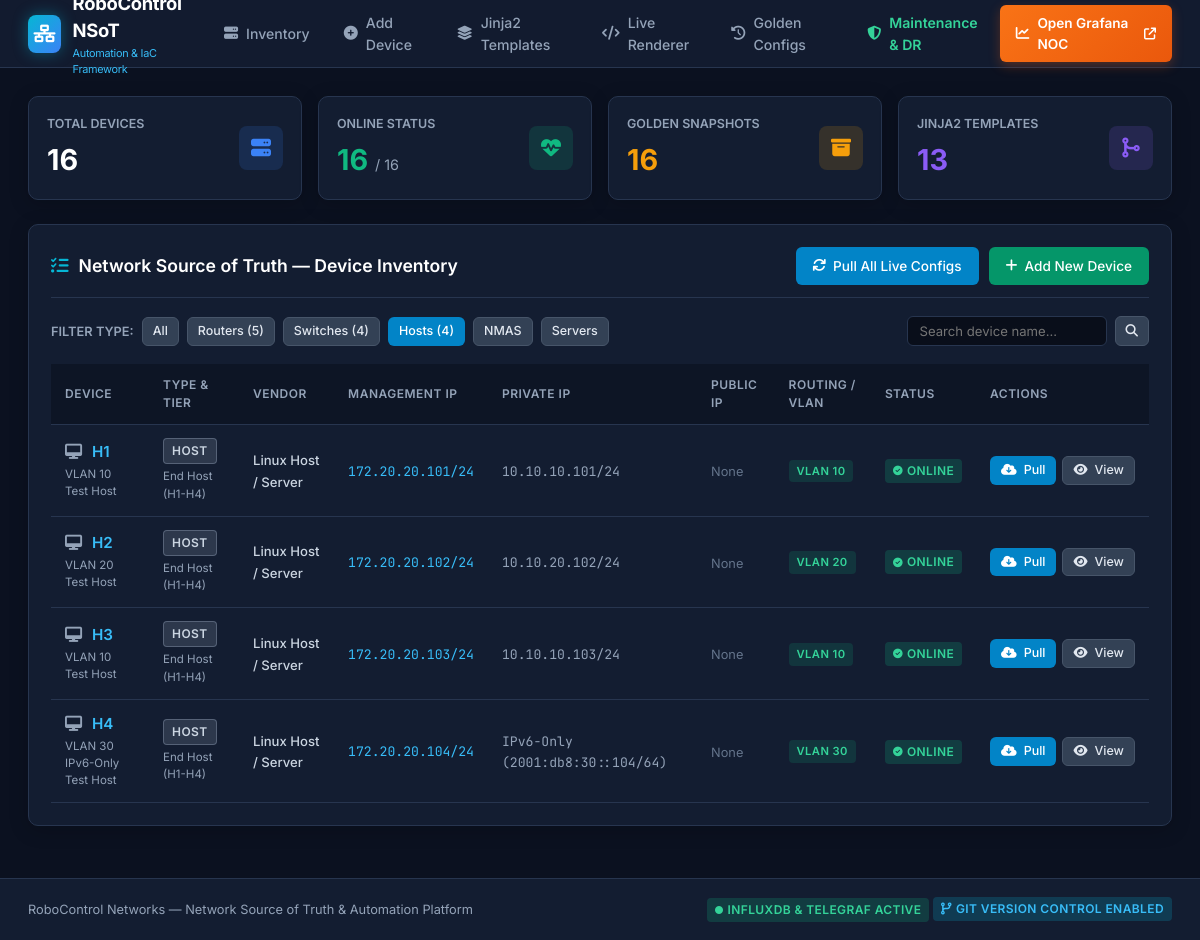
The page /?type=host on the database its author committed.
### automation/models.py (models this page shows, shortened)
class Device(models.Model):
    DEVICE_TYPES = [
        ('router', 'Router'),
        ('switch', 'Switch'),
        ('host', 'Host'),
        ('nmas', 'NMAS Station'),
        ('server', 'Internet Web Server'),
        ('backup', 'Backup Node'),
    ]
    VENDORS = [
        ('arista', 'Arista cEOS'),
        ('cisco_nxos', 'Cisco NX-OS 9000v'),
        ('cisco_xrv', 'Cisco IOS-XRv 9000'),
        ('sonic', 'SONiC VS (sonic-vs)'),
        ('linux', 'Linux Host / Server'),
    ]
    TIERS = [
        ('distribution', 'Tier 1: Distribution Routers (R1-R2)'),
        ('asbr', 'Tier 2: ASBR Core Routers (R3-R4)'),
        ('pe_router', 'Tier 3: PE WAN Gateway (R5)'),
        ('access_switch', 'Tier 4: Access Switches (S1-S2)'),
        ('core_switch', 'Tier 5: Core Backbone Switches (S3-S4)'),
        ('host', 'End Host (H1-H4)'),
        ('management', 'Management & Automation'),
    ]
    name = models.CharField(max_length=64, unique=True, verbose_name="Hostname / Device Name")
    device_type = models.CharField(max_length=32, choices=DEVICE_TYPES, default='router')
    vendor = models.CharField(max_length=64, choices=VENDORS, default='arista')
    tier = models.CharField(max_length=64, choices=TIERS, default='distribution')
    role = models.CharField(max_length=255, blank=True, verbose_name="Deployment Role")
    public_ip = models.CharField(max_length=64, blank=True, null=True, verbose_name="Public / WAN IP")
    private_ip = models.CharField(max_length=64, blank=True, null=True, verbose_name="Private IP")
    mgmt_ip = models.CharField(max_length=64, blank=True, null=True, verbose_name="Management IP")
    status = models.CharField(max_length=32, default='Online')
    routing_protocols = models.CharField(max_length=128, blank=True, default="OSPF", verbose_name="Routing Protocol(s)")
    bgp_asn = models.IntegerField(blank=True, null=True, verbose_name="BGP Local ASN")
    router_id = models.CharField(max_length=64, blank=True, null=True, verbose_name="Router ID")
    interface_ips = models.TextField(blank=True, verbose_name="Interface IPs / Descriptions")
    vlans = models.CharField(max_length=128, blank=True, verbose_name="VLANs (e.g. 10,20,30)")
    custom_config_yaml = models.TextField(blank=True, verbose_name="YAML Data Model")
    running_config = models.TextField(blank=True, verbose_name="Live Running Configuration")
    template_name = models.CharField(max_length=128, blank=True, default="r1_r2.j2", verbose_name="Jinja2 Template File")
    uploaded_config_file = models.FileField(upload_to='uploaded_configs/', blank=True, null=True, verbose_name="Uploaded Running Config File")
    uploaded_template_file = models.FileField(upload_to='uploaded_templates/', blank=True, null=True, verbose_name="Uploaded Jinja2 Template File")
    last_config_pulled_at = models.DateTimeField(blank=True, null=True)
    created_at = models.DateTimeField(auto_now_add=True)
    updated_at = models.DateTimeField(auto_now=True)
    class Meta:
        ordering = ['name']

### automation/views.py (the view)
# urls.py: path('', views.dashboard_view, name='dashboard'),
def dashboard_view(request):
    devices = Device.objects.all()
    device_type_filter = request.GET.get('type')
    vendor_filter = request.GET.get('vendor')
    search_query = request.GET.get('q')
    if device_type_filter:
        devices = devices.filter(device_type=device_type_filter)
    if vendor_filter:
        devices = devices.filter(vendor=vendor_filter)
    if search_query:
        devices = devices.filter(name__icontains=search_query)
    total_devices = Device.objects.count()
    online_count = Device.objects.filter(status='Online').count()
    golden_count = GoldenConfig.objects.count()
    template_count = TemplateModel.objects.count()
    context = {
        'devices': devices,
        'total_devices': total_devices,
        'online_count': online_count,
        'golden_count': golden_count,
        'template_count': template_count,
        'current_type': device_type_filter or 'all',
        'current_vendor': vendor_filter or 'all',
        'search_query': search_query or '',
    }
    return render(request, 'automation/dashboard.html', context)

### templates/automation/dashboard.html (shortened to what this page needs)
{% extends 'automation/base.html' %}
{% block content %}
<div style="display: grid; grid-template-columns: repeat(auto-fit, minmax(220px, 1fr)); gap: 16px; margin-bottom: 24px;">
  <div class="card" style="margin-bottom: 0; padding: 18px;">
    <div style="display: flex; justify-content: space-between; align-items: center;">
      <div>
        <div style="font-size: 0.78rem; text-transform: uppercase; color: var(--text-muted); font-weight: 600;">Total Devices</div>
        <div style="font-size: 1.8rem; font-weight: 700; color: #ffffff; margin-top: 4px;">{{ total_devices }}</div>
      </div>
      <div style="width: 44px; height: 44px; background: rgba(59, 130, 246, 0.15); border-radius: 8px; display: flex; align-items: center; justify-content: center; color: var(--accent-blue); font-size: 1.25rem;">
        <i class="fa-solid fa-server"></i>
      </div>
    </div>
  </div>
  <div class="card" style="margin-bottom: 0; padding: 18px;">
    <div style="display: flex; justify-content: space-between; align-items: center;">
      <div>
        <div style="font-size: 0.78rem; text-transform: uppercase; color: var(--text-muted); font-weight: 600;">Online Status</div>
        <div style="font-size: 1.8rem; font-weight: 700; color: var(--accent-teal); margin-top: 4px;">{{ online_count }} <span style="font-size: 0.9rem; color: var(--text-muted); font-weight: normal;">/ {{ total_devices }}</span></div>
      </div>
      <div style="width: 44px; height: 44px; background: rgba(16, 185, 129, 0.15); border-radius: 8px; display: flex; align-items: center; justify-content: center; color: var(--accent-teal); font-size: 1.25rem;">
        <i class="fa-solid fa-heart-pulse"></i>
      </div>
    </div>
  </div>
  <div class="card" style="margin-bottom: 0; padding: 18px;">
    <div style="display: flex; justify-content: space-between; align-items: center;">
      <div>
        <div style="font-size: 0.78rem; text-transform: uppercase; color: var(--text-muted); font-weight: 600;">Golden Snapshots</div>
        <div style="font-size: 1.8rem; font-weight: 700; color: var(--accent-amber); margin-top: 4px;">{{ golden_count }}</div>
      </div>
      <div style="width: 44px; height: 44px; background: rgba(245, 158, 11, 0.15); border-radius: 8px; display: flex; align-items: center; justify-content: center; color: var(--accent-amber); font-size: 1.25rem;">
        <i class="fa-solid fa-box-archive"></i>
      </div>
    </div>
  </div>
  <div class="card" style="margin-bottom: 0; padding: 18px;">
    <div style="display: flex; justify-content: space-between; align-items: center;">
      <div>
        <div style="font-size: 0.78rem; text-transform: uppercase; color: var(--text-muted); font-weight: 600;">Jinja2 Templates</div>
        <div style="font-size: 1.8rem; font-weight: 700; color: var(--accent-purple); margin-top: 4px;">{{ template_count }}</div>
      </div>
      <div style="width: 44px; height: 44px; background: rgba(139, 92, 246, 0.15); border-radius: 8px; display: flex; align-items: center; justify-content: center; color: var(--accent-purple); font-size: 1.25rem;">
        <i class="fa-solid fa-code-merge"></i>
      </div>
    </div>
  </div>
</div>
<div class="card">
  <div class="card-header">
    <div class="card-title">
      <i class="fa-solid fa-list-check" style="color: var(--accent-cyan);"></i>
      <span>Network Source of Truth &mdash; Device Inventory</span>
    </div>
    <div style="display: flex; gap: 10px; align-items: center;">
      <a href="{% url 'pull_all_configs' %}" class="btn btn-primary" title="Pull live configs from all devices via eAPI">
        <i class="fa-solid fa-arrows-rotate"></i> Pull All Live Configs
      </a>
      <a href="{% url 'add_device' %}" class="btn btn-success">
        <i class="fa-solid fa-plus"></i> Add New Device
      </a>
    </div>
  </div>
  <div style="display: flex; justify-content: space-between; align-items: center; margin-bottom: 18px; flex-wrap: wrap; gap: 12px;">
    <div style="display: flex; gap: 8px; align-items: center;">
      <span style="font-size: 0.8rem; color: var(--text-muted); font-weight: 600;">FILTER TYPE:</span>
      <a href="?type=" class="btn btn-sm {% if current_type == 'all' %}btn-primary{% else %}btn-secondary{% endif %}">All</a>
      <a href="?type=router" class="btn btn-sm {% if current_type == 'router' %}btn-primary{% else %}btn-secondary{% endif %}">Routers (5)</a>
      <a href="?type=switch" class="btn btn-sm {% if current_type == 'switch' %}btn-primary{% else %}btn-secondary{% endif %}">Switches (4)</a>
      <a href="?type=host" class="btn btn-sm {% if current_type == 'host' %}btn-primary{% else %}btn-secondary{% endif %}">Hosts (4)</a>
      <a href="?type=nmas" class="btn btn-sm {% if current_type == 'nmas' %}btn-primary{% else %}btn-secondary{% endif %}">NMAS</a>
      <a href="?type=server" class="btn btn-sm {% if current_type == 'server' %}btn-primary{% else %}btn-secondary{% endif %}">Servers</a>
    </div>
    <form method="get" style="display: flex; gap: 8px;">
      <input type="text" name="q" value="{{ search_query }}" placeholder="Search device name..." class="form-control" style="width: 200px; padding: 6px 12px; font-size: 0.82rem;">
      <button type="submit" class="btn btn-secondary btn-sm"><i class="fa-solid fa-magnifying-glass"></i></button>
    </form>
  </div>
  <div class="table-responsive">
    <table>
      <thead>
        <tr>
          <th>Device</th>
          <th>Type &amp; Tier</th>
          <th>Vendor</th>
          <th>Management IP</th>
          <th>Private IP</th>
          <th>Public IP</th>
          <th>Routing / VLAN</th>
          <th>Status</th>
          <th>Actions</th>
        </tr>
      </thead>
      <tbody>
        {% for dev in devices %}
        <tr>
          <td>
            <a href="{% url 'device_detail' dev.id %}" style="color: #38bdf8; text-decoration: none; font-weight: 600; font-size: 0.95rem;">
              <i class="fa-solid {% if dev.device_type == 'router' %}fa-globe{% elif dev.device_type == 'switch' %}fa-shuffle{% else %}fa-desktop{% endif %}" style="margin-right: 6px; color: var(--text-muted);"></i>
              {{ dev.name|upper }}
            </a>
            <div style="font-size: 0.72rem; color: var(--text-muted); margin-top: 2px;">{{ dev.role|truncatechars:35 }}</div>
          </td>
          <td>
            <span class="badge badge-{{ dev.device_type }}">{{ dev.get_device_type_display }}</span>
            <div style="font-size: 0.72rem; color: var(--text-muted); margin-top: 4px;">{{ dev.get_tier_display|truncatechars:26 }}</div>
          </td>
          <td>
            <span style="font-size: 0.82rem; font-weight: 500; color: #cbd5e1;">{{ dev.get_vendor_display }}</span>
          </td>
          <td><code style="color: #38bdf8; font-size: 0.82rem;">{{ dev.mgmt_ip|default:"--" }}</code></td>
          <td><code style="color: #94a3b8; font-size: 0.82rem;">{{ dev.private_ip|default:"--" }}</code></td>
          <td>
            {% if dev.public_ip %}
              <code style="color: #34d399; font-size: 0.82rem; font-weight: 600;">{{ dev.public_ip }}</code>
            {% else %}
              <span style="color: #64748b; font-size: 0.8rem;">None</span>
            {% endif %}
          </td>
          <td>
            {% if dev.routing_protocols %}
              <span class="badge" style="background: rgba(139, 92, 246, 0.15); color: #c084fc; font-size: 0.7rem;">{{ dev.routing_protocols }}</span>
            {% elif dev.vlans %}
              <span class="badge" style="background: rgba(16, 185, 129, 0.15); color: #34d399; font-size: 0.7rem;">VLAN {{ dev.vlans }}</span>
            {% else %}
              <span style="color: #64748b; font-size: 0.75rem;">--</span>
            {% endif %}
          </td>
          <td>
            {% if "Degraded" in dev.status %}
              <span class="badge badge-warning" title="One or more physical interfaces are down"><i class="fa-solid fa-triangle-exclamation" style="font-size: 0.6rem;"></i> {{ dev.status }}</span>
            {% elif dev.status == "Online" %}
              <span class="badge badge-online"><i class="fa-solid fa-check-circle" style="font-size: 0.6rem;"></i> Online</span>
            {% else %}
              <span class="badge badge-offline"><i class="fa-solid fa-circle-xmark" style="font-size: 0.6rem;"></i> {{ dev.status }}</span>
            {% endif %}
          </td>
          <td>
            <div style="display: flex; gap: 6px;">
              <a href="{% url 'pull_device_config' dev.id %}" class="btn btn-primary btn-sm" title="Pull live running config from device">
                <i class="fa-solid fa-cloud-arrow-down"></i> Pull
              </a>
              <a href="{% url 'device_detail' dev.id %}" class="btn btn-secondary btn-sm" title="View details and config">
                <i class="fa-solid fa-eye"></i> View
              </a>
            </div>
          </td>
        </tr>
        {% empty %}
        <tr>
          <td colspan="9" style="text-align: center; padding: 30px; color: var(--text-muted);">
            No devices found matching current filter. <a href="{% url 'add_device' %}" style="color: var(--accent-cyan);">Add a new device</a>
          </td>
        </tr>
        {% endfor %}
      </tbody>
    </table>
  </div>
</div>
{% endblock %}

### templates/automation/base.html (style rules this page uses)
:root { --bg-main: #0b1120; --bg-card: #131d31; --bg-card-hover: #1e293b; --border-color: #27354f; --text-main: #f1f5f9; --text-muted: #94a3b8; --accent-cyan: #06b6d4; --accent-teal: #10b981; --accent-blue: #3b82f6; --accent-purple: #8b5cf6; --accent-amber: #f59e0b; --accent-red: #ef4444; }
* { box-sizing: border-box; margin: 0; padding: 0; }
body { font-family: 'Inter', -apple-system, BlinkMacSystemFont, sans-serif; background-color: var(--bg-main); color: var(--text-main); line-height: 1.5; min-height: 100vh; display: flex; flex-direction: column; }
.card { background: var(--bg-card); border: 1px solid var(--border-color); border-radius: 10px; padding: 22px; margin-bottom: 24px; box-shadow: 0 4px 20px rgba(0, 0, 0, 0.2); }
.card-header { display: flex; justify-content: space-between; align-items: center; margin-bottom: 18px; padding-bottom: 12px; border-bottom: 1px solid var(--border-color); }
.card-title { font-size: 1.1rem; font-weight: 600; color: #ffffff; display: flex; align-items: center; gap: 10px; }
.btn { display: inline-flex; align-items: center; gap: 7px; padding: 8px 16px; border-radius: 6px; font-size: 0.85rem; font-weight: 500; cursor: pointer; text-decoration: none; border: 1px solid transparent; transition: all 0.2s ease; }
.btn-primary { background: #0284c7; color: #ffffff; }
.btn-success { background: #059669; color: #ffffff; }
.btn-secondary { background: #334155; color: #e2e8f0; border-color: #475569; }
.btn-sm { padding: 4px 10px; font-size: 0.78rem; }
.badge { display: inline-flex; align-items: center; gap: 4px; padding: 3px 8px; border-radius: 4px; font-size: 0.75rem; font-weight: 600; text-transform: uppercase; letter-spacing: 0.4px; }
.badge-host { background: rgba(148, 163, 184, 0.2); color: #cbd5e1; border: 1px solid rgba(148, 163, 184, 0.4); }
.badge-online { background: rgba(16, 185, 129, 0.2); color: #34d399; }
.table-responsive { overflow-x: auto; }
table { width: 100%; border-collapse: collapse; font-size: 0.88rem; }
th { text-align: left; padding: 12px 14px; background: #0d1525; color: var(--text-muted); font-weight: 600; border-bottom: 1px solid var(--border-color); text-transform: uppercase; font-size: 0.75rem; letter-spacing: 0.5px; }
td { padding: 13px 14px; border-bottom: 1px solid var(--border-color); color: var(--text-main); }
.form-control { width: 100%; padding: 10px 14px; background: #090e1a; border: 1px solid var(--border-color); border-radius: 6px; color: #ffffff; font-size: 0.88rem; font-family: inherit; transition: border-color 0.2s ease; }
pre, code { font-family: 'JetBrains Mono', monospace; }

### rows shown on the page
Device: name "H1", role "VLAN 10 Test Host", device_type "HOST", tier "End Host (H1-H4)", vendor "Linux Host / Server", mgmt_ip "172.20.20.101/24", private_ip "10.10.10.101/24", shows "None", vlans "10", status "Online" (drawn)
Device: name "H2", role "VLAN 20 Test Host", device_type "HOST", tier "End Host (H1-H4)", vendor "Linux Host / Server", mgmt_ip "172.20.20.102/24", private_ip "10.10.20.102/24", shows "None", vlans "20", status "Online" (drawn)
Device: name "H3", role "VLAN 10 Test Host", device_type "HOST", tier "End Host (H1-H4)", vendor "Linux Host / Server", mgmt_ip "172.20.20.103/24", private_ip "10.10.10.103/24", shows "None", vlans "10", status "Online" (drawn)
Device: name "H4", role "VLAN 30 IPv6-Only Test Host", device_type "HOST", tier "End Host (H1-H4)", vendor "Linux Host / Server", mgmt_ip "172.20.20.104/24", private_ip "IPv6-Only (2001:db8:30::104/64)", shows "None", vlans "30", status "Online" (drawn)

### other values the page prints
{{ total_devices }} "16"
{{ online_count }} "16"
{{ golden_count }} "16"
{{ template_count }} "13"
